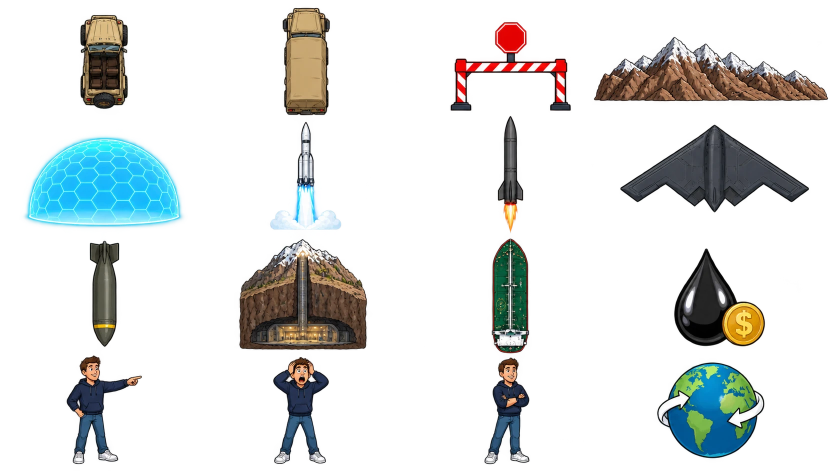
#> input picture iran_israel_en/assets/planche.webp, 1672 x 941 px, found by its file name (shown at 1/2 size)
$ python cut.py
#> lines starting #> are read from the running program, lines starting #| are printed output that depends on the picture; after the words box and inside, x2 and y2 are one past the last pixel; in counts of white or black regions, pixels touching at a corner belong together
import numpy as np
from PIL import Image, ImageFilter
from scipy import ndimage
names=['jeep','truck','barrier','ridge','dome','rocket','missile','b2','bomb','bunker','tanker','oildrop','guy_point','guy_shock','guy_cross','globe']
im=Image.open('assets/planche.webp').convert('RGBA');a=np.array(im);H,W=a.shape[:2];R,C=4,4
#> further down, im is the input picture: PIL image 1672x941 RGBA; mean R, G, B, A 24.4, 28.1, 27.4, 51.6
#> after `H, W = a.shape[:2]`: H = 941; W = 1672
mask=a[...,3]>150
#> mask: shape (941, 1672) bool; 20.3% white; 16 white regions, largest, box (x1, y1, x2, y2) and area: (479, 479, 734, 699) 44507, (54, 276, 361, 453) 43012, (1188, 74, 1656, 202) 35405
lab,n=ndimage.label(mask);sizes=ndimage.sum(mask,lab,range(1,n+1))
#> after `lab, n = ndimage.label(mask)`:
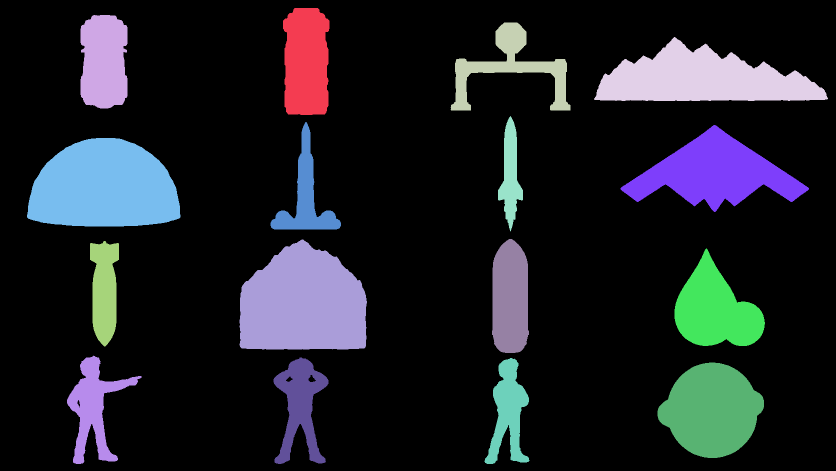
#> lab: shape (941, 1672) int32 (shown at 1/2 size); 17 distinct labels, from 0 to 16; one colour per label, 0 black
#> after `lab, n = ndimage.label(mask)`: n = 16
#> after `sizes = ndimage.sum(mask, lab, range(1, n + 1))`: sizes = [17748, 15569, 12645, 35405, 5743, 9136, 30122, 43012, 14606, 44507, 9168, 20567, 11507, 11577, 9604, 28689]
cells={}
for i in range(n):
    if sizes[i]<20: continue
    cy,cx=ndimage.center_of_mass(mask,lab,i+1);r=min(R-1,int(cy/(H/R)));c=min(C-1,int(cx/(W/C)))
    cells.setdefault(r*C+c,[]).append(i+1)
#> this loop made 16 passes
#> (cy, cx, r, c) on passes 1 to 12: (124.3, 612.2, 0, 1), (123.1, 207.5, 0, 0), (134.6, 1021.1, 0, 2), (158, 1404.5, 0, 3), (348.7, 1020.5, 1, 2), (393.7, 611.1, 1, 1), (345.8, 1429.2, 1, 3), (373.9, 207.6, 1, 0), (596.3, 1020.1, 2, 2), (607.1, 605.8, 2, 1), (580.6, 208.5, 2, 0), (620, 1430.3, 2, 3)
#> after the loop, cells = 16 items
sheet=Image.new('RGBA',(4*300,4*300),(40,120,90,255))
for k,nm in enumerate(names):
    ids=cells.get(k,[]);big=max(sizes[j-1] for j in ids)
    keep=[j for j in ids if sizes[j-1]>0.004*big]
    m=np.isin(lab,keep);m=ndimage.binary_fill_holes(m);m=ndimage.binary_dilation(m,iterations=1)
    ys,xs=np.where(m);y0,y1,x0,x1=ys.min(),ys.max()+1,xs.min(),xs.max()+1
    out=a[y0:y1,x0:x1].copy()
    out[...,3]=np.where(m[y0:y1,x0:x1],np.where(a[y0:y1,x0:x1,3]>150,255,a[y0:y1,x0:x1,3]),0)
    img=Image.fromarray(out);img=img.resize((img.width*2,img.height*2),Image.LANCZOS).filter(ImageFilter.UnsharpMask(2,60,2))
    img.save(f'build/spr/{nm}.png');print(nm,len(ids),'->',len(keep),img.size)
    t=img.copy();t.thumbnail((280,280));sheet.alpha_composite(t,((k%4)*300+10,(k//4)*300+10))
#> this loop made 16 passes
#> (ids, big, keep, y0, y1, x0, x1) on passes 1 to 12: ([2], 15569, [2], 29, 218, 160, 256), ([1], 17748, [1], 15, 231, 565, 660), ([3], 12645, [3], 44, 222, 900, 1142), ([4], 35405, [4], 73, 203, 1187, 1657), ([8], 43012, [8], 275, 454, 53, 362), ([6], 9136, [6], 243, 460, 540, 683), ([5], 5743, [5], 231, 464, 995, 1047), ([7], 30122, [7], 249, 425, 1240, 1619), ([11], 9168, [11], 481, 694, 179, 239), ([10], 44507, [10], 478, 700, 478, 735), ([9], 14606, [9], 477, 707, 983, 1059), ([12], 20567, [12], 496, 693, 1348, 1531)
#| jeep 1 -> 1 (192, 378)
#| truck 1 -> 1 (190, 432)
#| barrier 1 -> 1 (484, 356)
#| ridge 1 -> 1 (940, 260)
#| dome 1 -> 1 (618, 358)
#| rocket 1 -> 1 (286, 434)
#| missile 1 -> 1 (104, 466)
#| b2 1 -> 1 (758, 352)
#> (further printed lines are left out)
#> pass 1, `out=a[y0:y1,x0:x1].copy()`:
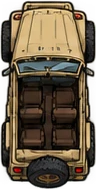
#> out: shape (189, 96, 4); mean R, G, B, A 90, 76.1, 55.9, 217.9; transparent parts drawn white
#> after the loop: m: shape (941, 1672) bool; 1.9% white; 1 white region, box (x1, y1, x2, y2) and area: (1314, 724, 1529, 917) 29237
#> after the loop:
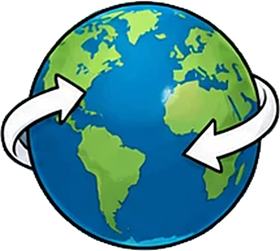
#> t: PIL image 280x251 RGBA; mean R, G, B, A 44.9, 94.1, 93.8, 177.2; transparent parts drawn white
sheet.convert('RGB').save('build/check_cut.jpg',quality=85)
b=np.array(Image.open('assets/decors.webp').convert('RGB')).astype(int);wh=(b.min(-1)>235)
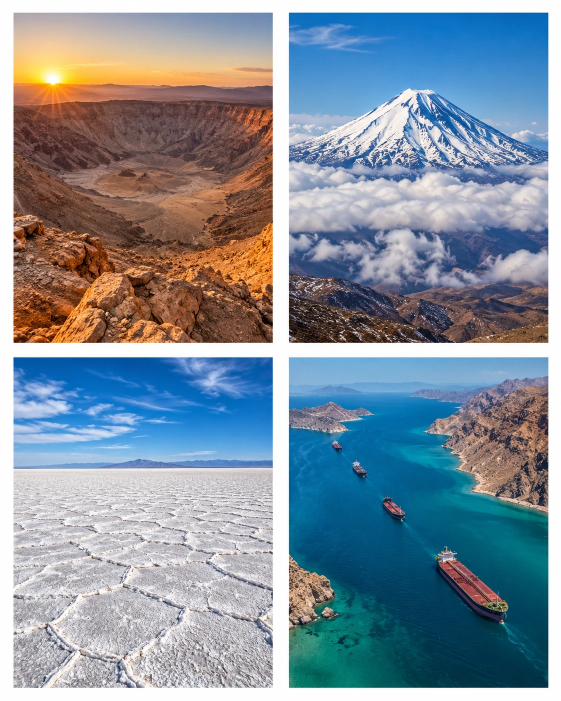
#> input picture iran_israel_en/assets/decors.webp, 1122 x 1402 px, found by its file name (shown at 1/2 size)
#> after `wh = b.min(-1) > 235`:
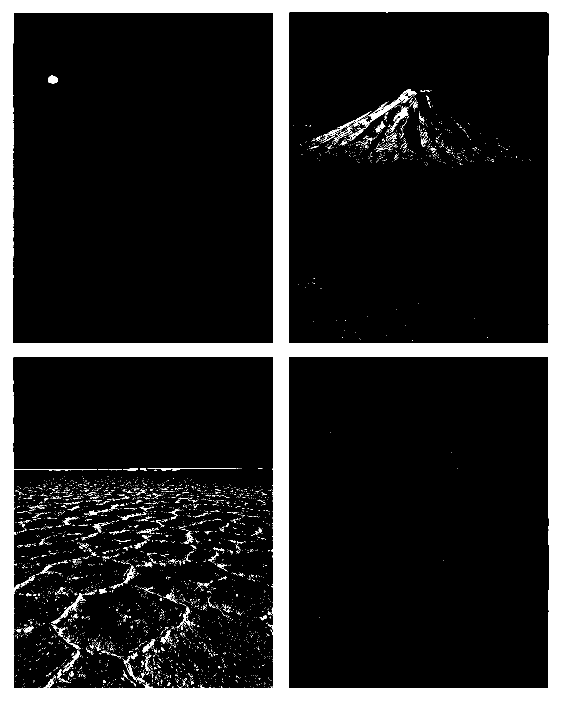
#> wh: shape (1402, 1122) bool (shown at 1/2 size); 13.9% white; 3351 white regions (3187 under 20 px), largest, box (x1, y1, x2, y2) and area: (0, 0, 1122, 1402) 197963, (705, 178, 834, 254) 1251, (102, 1187, 171, 1248) 512
rows=wh.mean(1)>0.97;cols=wh.mean(0)>0.97
def runs(v):
    out=[];s=None
    for i,x in enumerate(list(v)+[True]):
        if not x and s is None: s=i
        if x and s is not None:
            if i-s>100: out.append((s,i))
            s=None
#> this loop made 1403 passes
#> x on pass 25: False
#> after the loop, out = [(24, 687), (714, 1376)]
    return out
R_=runs(rows);C_=runs(cols);print('rows',R_,'cols',C_)
#> after `R_ = runs(rows)`: R_ = [(24, 687), (714, 1376)]
#> the loop in runs (call 2), `for i,x in enumerate(list(v)+[True]):` made 1123 passes
#> x on pass 27: False
#> after `C_ = runs(cols)`: C_ = [(26, 547), (577, 1098)]
#| rows [(24, 687), (714, 1376)] cols [(26, 547), (577, 1098)]
an=['ramon','damavand','kavir','hormuz'];k=0
for (y0,y1) in R_:
    for (x0,x1) in C_:
        crop=Image.fromarray(b[y0+3:y1-3,x0+3:x1-3].astype(np.uint8));crop=crop.resize((1200,int(1200*crop.height/crop.width)),Image.LANCZOS).filter(ImageFilter.UnsharpMask(2,50,2))
        crop.save(f'build/deco/{an[k]}.jpg',quality=90);print(an[k],crop.size);k+=1
#> this loop made 2 passes
#| ramon (1200, 1530)
#| damavand (1200, 1530)
#| kavir (1200, 1528)
#| hormuz (1200, 1528)
#> pass 1, `crop.save(f'build/deco/{an[k]}.jpg',quality=90);print(an[k],crop.size)..`:
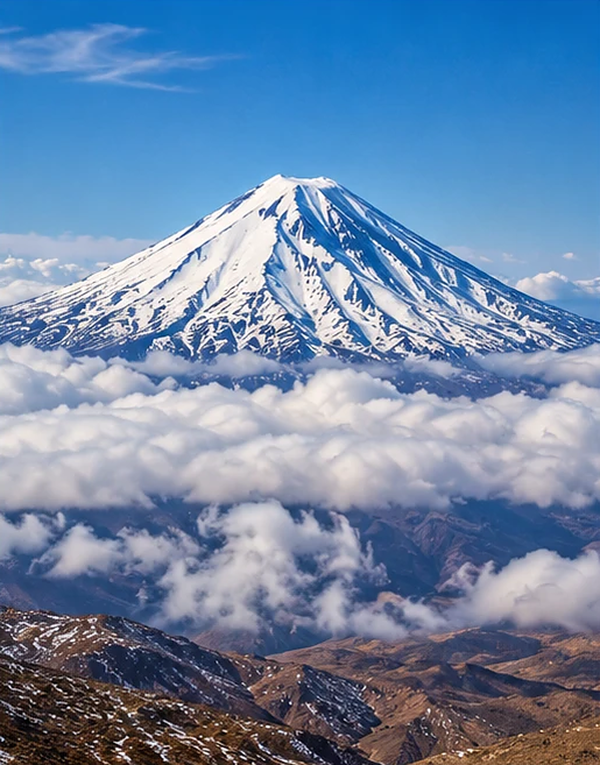
#> saved as damavand.jpg: PIL image 1200x1530 RGB (shown at 1/2 size); mean R, G, B 109.5, 135.4, 167.9
#> pass 2, `crop.save(f'build/deco/{an[k]}.jpg',quality=90);print(an[k],crop.size)..`:
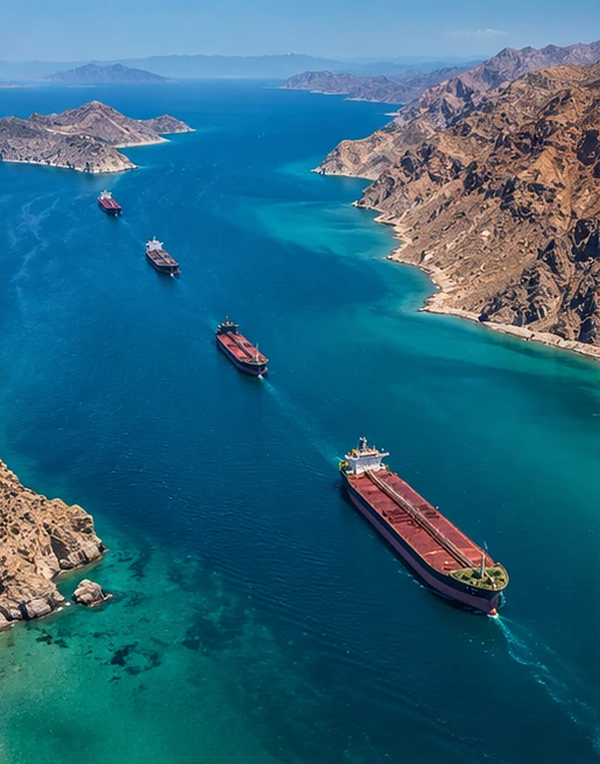
#> saved as hormuz.jpg: PIL image 1200x1528 RGB (shown at 1/2 size); mean R, G, B 42.2, 102, 125.8
#> after the loop, k = 4
